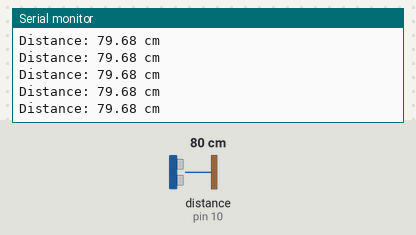
Bench run of a sketch on a simulated Arduino Uno, built with avr-gcc and run on an emulated ATmega328P. On the bench: the last lines printed to the serial monitor. Wiring (inferred from the names in the program): ultrasonic range finder: trigger pin 9; echo pin 10. The inputs (shaded band) are chosen by the test bench; at power-on: distance to the obstacle (sensor on pin 10) 80 cm. The echo pulse lasts 58.3 µs per cm.

Above: at 1.2 s.
1.3 s: distance to the obstacle (sensor on pin 10) set to 120 cm
At 1.49 s:
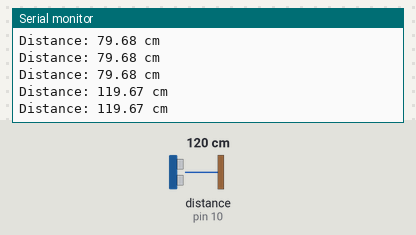
4.3 s: distance to the obstacle (sensor on pin 10) set to 35 cm
At 4.3 s:
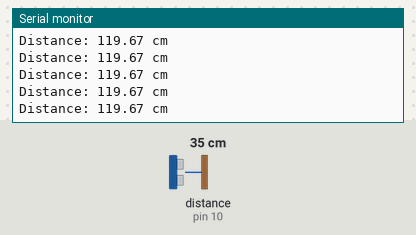
7.3 s: distance to the obstacle (sensor on pin 10) set to 250 cm
At 7.4 s:
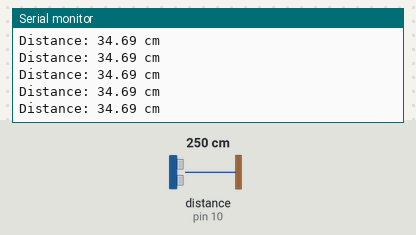
10.3 s: distance to the obstacle (sensor on pin 10) set to 35 cm
At 10.4 s:
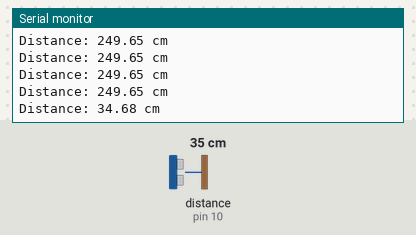
Timing chart, 0 to 13.3 s (numbered marks = the images above; inputs shaded):
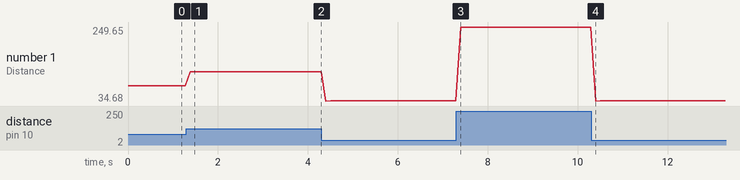

The sketch:

hcsr_test.ino
```cpp
// Define the pins for the HC-SR04 sensor
const int TrigPin = 9;
const int EchoPin = 10;

void setup() {
  // Initialize serial communication at 9600 bits per second:
  Serial.begin(9600);
  // Set the TrigPin as an output
  pinMode(TrigPin, OUTPUT);
  // Set the EchoPin as an input
  pinMode(EchoPin, INPUT);
}

void loop() {
  // Clear the TrigPin by setting it LOW for 2 microseconds
  digitalWrite(TrigPin, LOW);
  delayMicroseconds(2);

  // Set the TrigPin HIGH for 10 microseconds to send a pulse
  digitalWrite(TrigPin, HIGH);
  delayMicroseconds(10);
  digitalWrite(TrigPin, LOW);

  // Measure the duration of the pulse on the EchoPin
  long duration = pulseIn(EchoPin, HIGH);

  // Calculate the distance in centimeters
  // The speed of sound is 343 meters per second, or 0.0343 cm/microsecond.
  // The pulse travels to the object and back, so divide by 2.
  float distanceCm = duration * 0.0343 / 2;

  // Print the distance to the serial monitor
  Serial.print("Distance: ");
  Serial.print(distanceCm);
  Serial.println(" cm");

  // Wait for a short period before the next measurement
  delay(100);
}
```

Measured:
- after the input at 1.3 s, the serial monitor: prints a new line after 0.08 s (image 1)
- after the input at 10.3 s, the serial monitor: prints a new line after 0.10 s (image 4)
- plotted number 1: 79.68 → 119.67 after the input at 1.3 s, 119.67 → 34.69 after the input at 4.3 s, 34.69 → 249.65 after the input at 7.3 s, 249.65 → 34.69 after the input at 10.3 s
